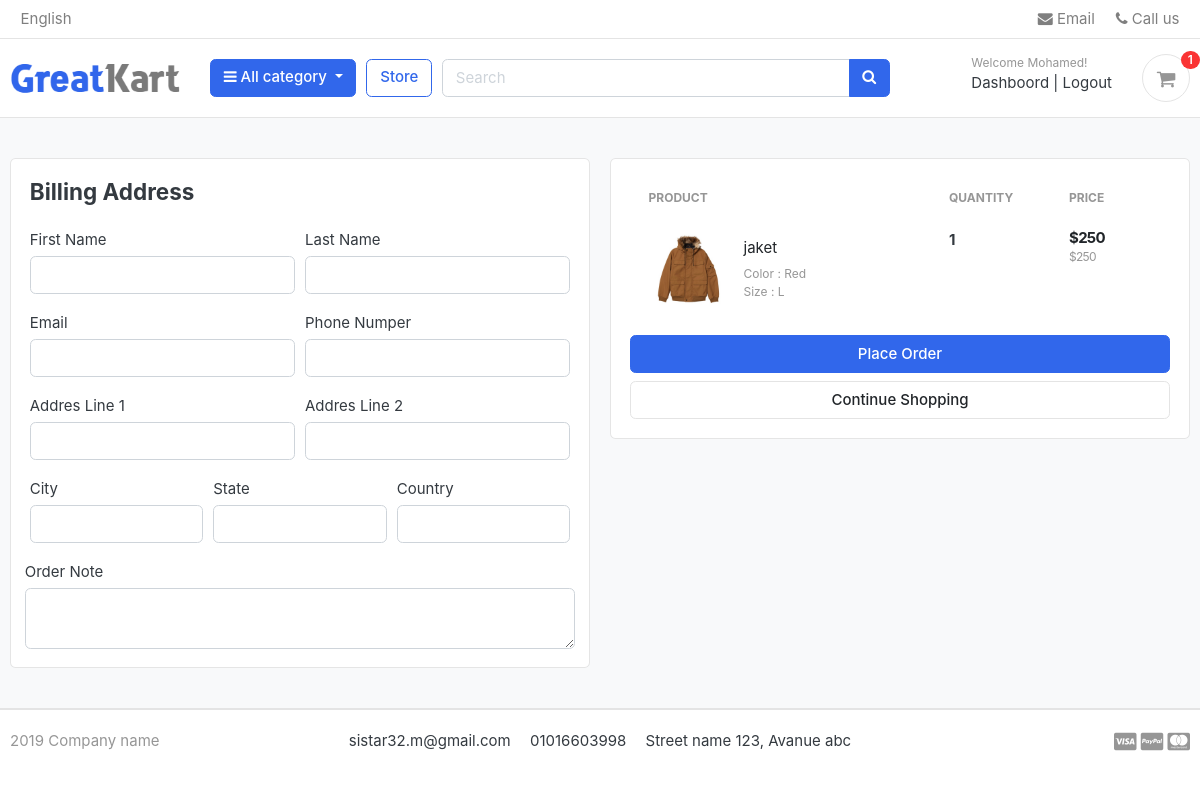
The page /cart/chekout/ (signed in) on the database its author committed.
### accounts/models.py (models this page shows, shortened)
class Accounts(AbstractBaseUser):
    first_name =models.CharField(max_length=50)
    last_name =models.CharField(max_length=50)
    username =models.CharField(max_length=50,unique=True)
    email=models.EmailField(max_length=50,unique=True)
    phone_numper=models.CharField(max_length=50)
    dete_joined   =models.DateTimeField(auto_now_add=True)
    last_login =models.DateTimeField(auto_now_add=True)
    is_admin =models.BooleanField(default=False)
    is_staff =models.BooleanField(default=False)
    is_active=models.BooleanField(default=False)
    is_admin = models.BooleanField(default=False)
    is_superadmin=models.BooleanField(default=False)
    USERNAME_FIELD='email'
    REQUIRED_FIELDS=['username','first_name','last_name',]
    objects=MyAccountsManager()

### cart/models.py (models this page shows, shortened)
class CartItem (models.Model):
    user=models.ForeignKey(Accounts,on_delete=models.CASCADE,null=True)
    product=models.ForeignKey(Product,on_delete=models.CASCADE)
    variation=models.ManyToManyField(Variation,blank=True)
    cart=models.ForeignKey(Cart,on_delete=models.CASCADE,null=True)
    quantity=models.IntegerField()
    in_active=models.BooleanField(default=True)
    def sub_total(self):
        return self.product.price * self.quantity

### store/models.py (models this page shows, shortened)
class Product (models.Model):
    product_name = models.CharField(max_length=50, unique=True)
    slug = models.SlugField(max_length=200, unique=True)
    description = models.TextField()
    price = models.IntegerField()
    image = models.ImageField(upload_to='photos/products')
    stock = models.IntegerField()
    is_available = models.BooleanField(default=True)
    catefory = models.ForeignKey(Category, on_delete=models.CASCADE)
    created_date = models.DateTimeField(auto_now_add=True)
    modified_date = models.DateTimeField(auto_now=True)

class Variation (models.Model):
    product = models.ForeignKey(Product, on_delete=models.CASCADE)
    variation_category = models.CharField(
        max_length=100, choices=VIRIATION_CAT)
    variation_value = models.CharField(max_length=100)
    is_acctive = models.BooleanField(default=True)
    created_date = models.DateTimeField(auto_now_add=True)
    objects = VariationManager()

### cart/views.py (the view)
# urls.py: path('chekout/',views.chekout,name='chekout'),
@login_required(login_url="login")
def chekout (request,total=0,quantity=0,cart_items=None):
    try:
        tax=0
        grand_total=0
        if request.user.is_authenticated:
            cart_items=CartItem.objects.filter(user=request.user,in_active=True)
        else:
            cart=Cart.objects.get(cart_id=_cart_id(request))
            cart_items=CartItem.objects.filter(cart=cart,in_active=True)
        for cart_item in cart_items:
            total+=(cart_item.product.price * cart_item.quantity)
        tax=(2*total)/100
        grand_total=total+tax
    except ObjectDoesNotExist :
        pass
    context={
        'total':total,
        'quantity':quantity,
        'total':total,
        'cart_items':cart_items,
        'tax':tax,
        'grand_total':grand_total,
        }
    return render (request,'Store/chekout.html',context)

### templates/Store/chekout.html (shortened to what this page needs)
{% extends 'base.html' %}
{% load static %}
{% block content %}
<section class="section-content padding-y bg">
    <div class="container">
        <div class="row">
            <aside class="col-lg-6">
                <div class="card">
                    <div class="card-body">
                        <h4 class="card-title mb-4">Billing Address</h4>
                        <form action="{% url 'place_order' %}" method="POST">
                            <div class="form-row">
                                <div class="col form-group">
                                    <label for="">First Name</label>
                                    <input type="text" name="first_name" class="form-control" required>
                                </div>
                                <div class="col form-group">
                                    <label for="">Last Name</label>
                                    <input type="text" name="last_name" class="form-control" required>
                                </div>
                            </div>
                            <div class="form-row">
                                <div class="col form-group">
                                    <label for="">Email</label>
                                    <input type="email" name="email" class="form-control" required>
                                </div>
                                <div class="col form-group">
                                    <label for="">Phone Numper</label>
                                    <input type="text" name="phone" class="form-control" required>
                                </div>
                            </div>
                            <div class="form-row">
                                <div class="col form-group">
                                    <label for="">Addres Line 1</label>
                                    <input type="text" name="address_line_1" class="form-control" required>
                                </div>
                                <div class="col form-group">
                                    <label for="">Addres Line 2</label>
                                    <input type="text" name="address_line_2" class="form-control">
                                </div>
                            </div>
                            <div class="form-row">
                                <div class="col form-group">
                                    <label for="">City</label>
                                    <input type="text" name="city" class="form-control" required>
                                </div>
                                <div class="col form-group">
                                    <label for="">State</label>
                                    <input type="text" name="state" class="form-control" required>
                                </div>
                                <div class="col form-group">
                                    <label for="">Country</label>
                                    <input type="text" name="country" class="form-control" required>
                                </div>
                            </div>
                            <div class="form-row">
                                <label for="">Order Note</label>
                                <textarea name="order_note" rows="2" class="form-control"></textarea>
                            </div>
                    </div>
                </div>
            </aside>
            <aside class="col-lg-6">
                <div class="card">
                    <div class="card-body">
                        <table class="table table-borderless table-shopping-cart">
                            <thead class="text-muted">
                                <tr class="small text-uppercase">
                                    <th scope="col">Product</th>
                                    <th scope="col" width="120">Quantity</th>
                                    <th scope="col" width="120">Price</th>
                                </tr>
                            </thead>
                            <tbody>
                                {% for cart_item in cart_items %}
                                <tr>
                                    <td>
                                        <figure class="itemside align-items-center">
                                            <div class="aside"> <a
                                                    href="{% url 'product_detail' cart_item.product.catefory.slug cart_item.product.slug %}"><img
                                                        src="{{cart_item.product.image.url}}" class="img-sm"></a>
                                            </div>
                                            <figcaption class="info">
                                                <a href="{% url 'product_detail' cart_item.product.catefory.slug cart_item.product.slug %}"
                                                    class="title text-dark">{{cart_item.product.product_name}}</a>
                                                <p class="text-muted small">
                                                    {% if cart_item.variation.all %}
                                                    {% for item in cart_item.variation.all %}
                                                    {{item.variation_category | capfirst}} : {{item.variation_value|capfirst}} <br>
                                                    {% endfor %}
                                                    {% endif %}
                                                </p>
                                            </figcaption>
                                        </figure>
                                    </td>
                                    <td>
                                        <label for=""> <h6>{{cart_item.quantity}}</h6></label>
                                    </td>
                                    <td>
                                        <div class="price-wrap">
                                            <var class="price">${{cart_item.sub_total}}</var>
                                            <small class="text-muted"> ${{cart_item.product.price}} </small>
                                        </div>
                                    </td>
                                </tr>
                                {% endfor %}
                            </tbody>
                        </table>
                        <button class="btn btn-primary btn-block" type="submit" name="submit">Place Order</button>
                        <a href="{% url 'store' %}" class="btn btn-light btn-block">Continue Shopping</a>
                    </div>
                </div>
            </aside>
        </div>
    </div>
</section>
{% endblock content %}

### templates/includes/navbar.html (shortened to what this page needs)
{% load static %}
<header class="section-header">
    <nav class="navbar p-md-0 navbar-expand-sm navbar-light border-bottom">
        <div class="container">
            <div class="collapse navbar-collapse" id="navbarTop4">
                <ul class="navbar-nav mr-auto">
                    <li class="nav-item dropdown">
                        <a href="#" class="nav-link"> English </a>
                    </li>
                </ul>
                <ul class="navbar-nav">
                    <li><a href="#" class="nav-link"> <i class="fa fa-envelope"></i> Email </a></li>
                    <li><a href="#" class="nav-link"> <i class="fa fa-phone"></i> Call us </a></li>
                </ul>
            </div>
        </div>
    </nav>
    <section class="header-main border-bottom">
        <div class="container">
            <div class="row align-items-center">
                <div class="col-lg-2 col-md-3 col-6">
                    <a href="/" class="brand-wrap">
                        <img class="logo" src="{% static './images/logo.png' %}">
                    </a>
                </div>
                <div class="col-lg col-sm col-md col-6 flex-grow-0">
                    <div class="category-wrap dropdown d-inline-block float-right">
                        <button type="button" class="btn btn-primary dropdown-toggle" data-toggle="dropdown">
                            <i class="fa fa-bars"></i> All category
                        </button>
                    </div>
                </div>
                <a href="{% url 'store' %}" class="btn btn-outline-primary">Store</a>
                <div class="col-lg  col-md-6 col-sm-12 col">
                    <form action="{% url 'search' %}" class="search" method="get">
                        <div class="input-group w-100">
                            <input type="text" class="form-control" style="width:60%;" placeholder="Search" name="keyword">
                            <div class="input-group-append">
                                <button class="btn btn-primary" type="submit">
                                    <i class="fa fa-search"></i>
                                </button>
                            </div>
                        </div>
                    </form>
                </div>
                <div class="col-lg-3 col-sm-6 col-8 order-2 order-lg-3">
                    <div class="d-flex justify-content-end mb-3 mb-lg-0">
                        {% if user.id is None %}
                        <div class="widget-header">
                            <small class="title text-muted">Welcome guest!</small>
                            <div>
                                <a href="{% url 'login' %}">Sign in</a> <span class="dark-transp"> | </span>
                                <a href="{% url 'register' %}"> Register</a>
                            </div>
                        </div>
                        {% else %}
                        <div class="widget-header">
                            <small class="title text-muted">Welcome {{user.first_name}}!</small>
                            <div>
                                <a href="{% url 'dashboard' %}">Dashboord</a> <span class="dark-transp"> | </span>
                                <a href="{% url 'logout' %}"> Logout</a>
                            </div>
                        </div>
                        {% endif %}
                        <a href="{% url 'cart' %}" class="widget-header pl-3 ml-3">
                            <div class="icon icon-sm rounded-circle border"><i class="fa fa-shopping-cart"></i></div>
                            <span class="badge badge-pill badge-danger notify">{{cart_count}}</span>
                        </a>
                    </div>
                </div>
            </div>
        </div>
    </section>
</header>

### rows shown on the page
Accounts: first_name "Mohamed"
CartItem: product.image (picture), product.product_name "jaket", quantity "1", sub_total "250", product.price "250"
Variation: variation_category "Color", variation_value "Red"
Variation: variation_category "Size", variation_value "L"

### other values the page prints
{{ cart_count }} "1"
